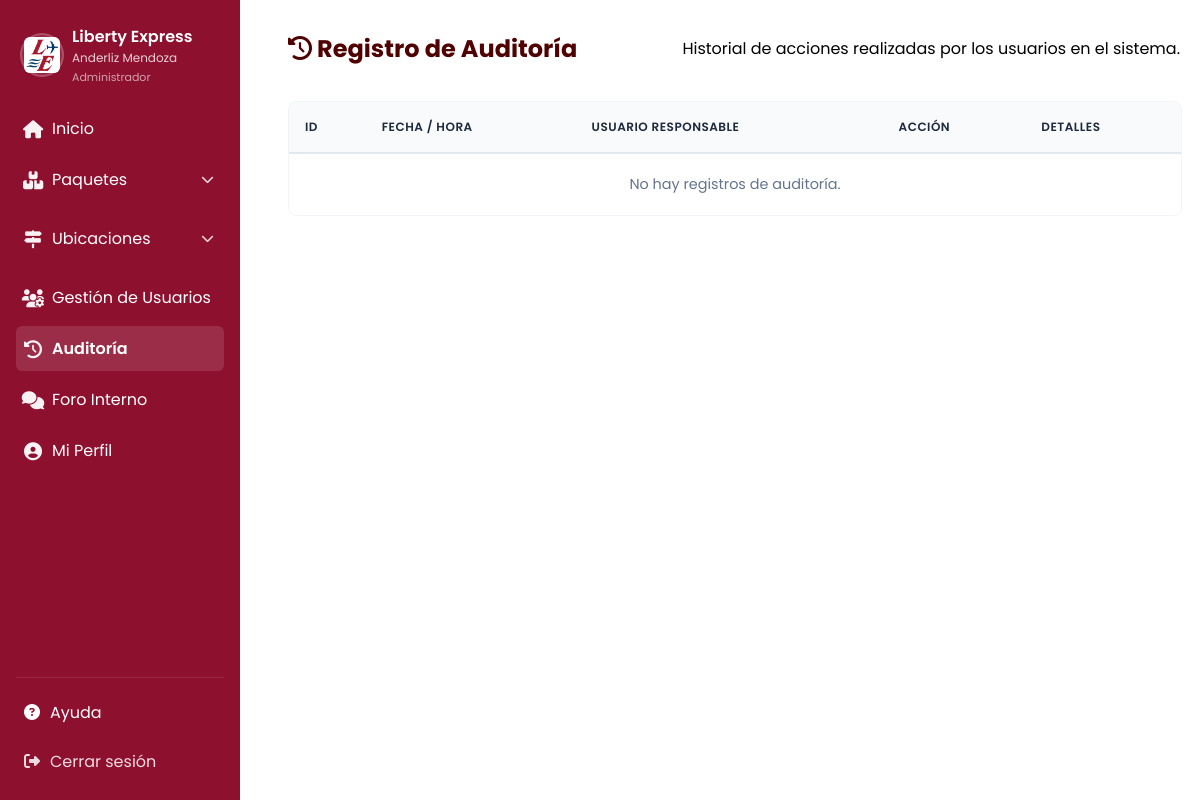
The page /auditoria.php (signed in) on the database as committed earlier.
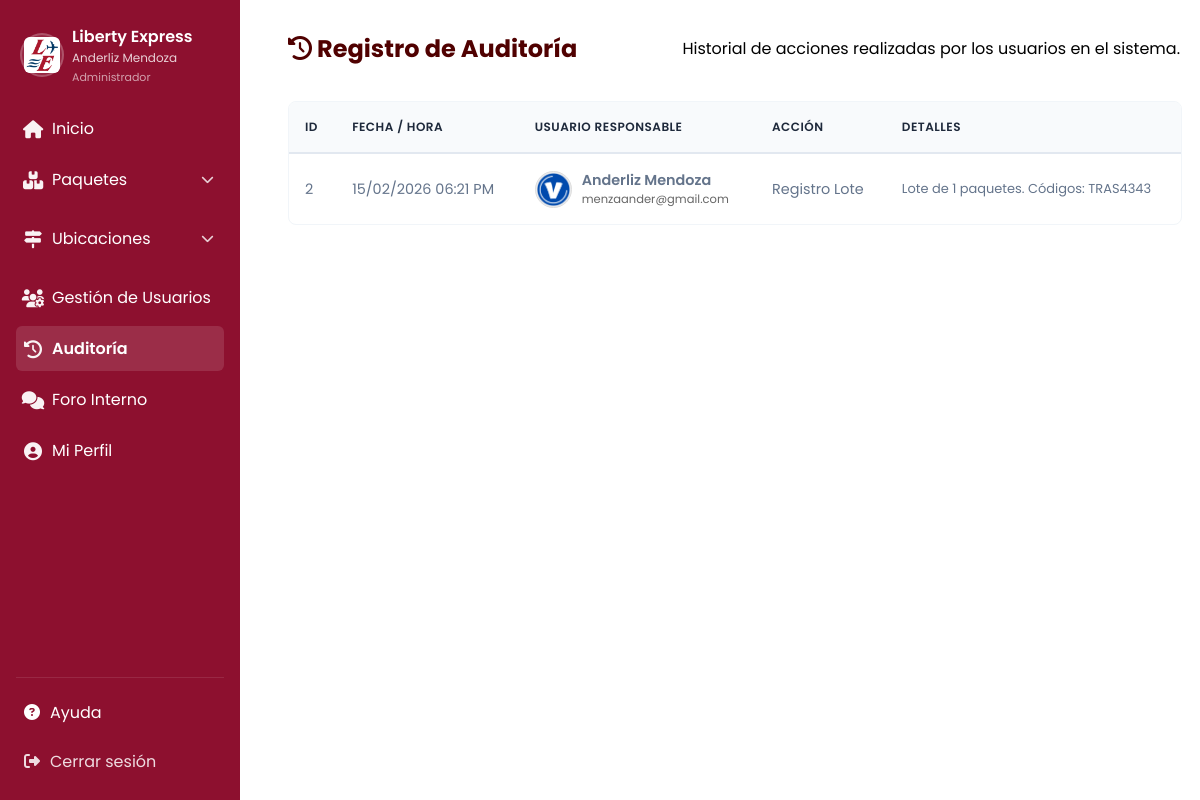
The same page on the database as committed later.
### tables this page shows
CREATE TABLE `auditoria` (
  `id` int(11) NOT NULL,
  `fecha` datetime DEFAULT current_timestamp(),
  `usuario_id` int(11) DEFAULT NULL,
  `accion` varchar(50) DEFAULT NULL,
  `detalles` text DEFAULT NULL,
  `ip` varchar(45) DEFAULT NULL
);

CREATE TABLE `usuario` (
  `id` int(11) NOT NULL,
  `nombre` varchar(30) NOT NULL,
  `apellido` varchar(30) NOT NULL,
  `turno` int(11) NOT NULL,
  `correo` varchar(255) NOT NULL,
  `contraseña` varchar(100) NOT NULL,
  `estado` int(11) NOT NULL,
  `rol_id` int(11) NOT NULL,
  `requiere_cambio` int(1) NOT NULL DEFAULT 1,
  `token_password` varchar(100) DEFAULT NULL,
  `token_expiracion` datetime DEFAULT NULL,
  `reset_token` varchar(255) DEFAULT NULL,
  `reset_expira` datetime DEFAULT NULL,
  `foto_perfil` varchar(255) DEFAULT NULL
);

### auditoria.php (the view, shortened to what this page needs)
<?php
include($_SERVER['DOCUMENT_ROOT'] . '/liberty/app/db/connect.php');
$registros_por_pagina = 15;
$pagina_actual = isset($_GET['pag']) ? (int)$_GET['pag'] : 1;
$offset = ($pagina_actual - 1) * $registros_por_pagina;
$sql = "SELECT a.*, u.nombre, u.apellido, u.correo, u.foto_perfil
        FROM auditoria a
        LEFT JOIN usuario u ON a.usuario_id = u.id
        ORDER BY a.fecha DESC
        LIMIT :limit OFFSET :offset";
$stmt = $conn->prepare($sql);
$stmt->bindValue(':limit', $registros_por_pagina, PDO::PARAM_INT);
$stmt->bindValue(':offset', $offset, PDO::PARAM_INT);
$stmt->execute();
$logs = $stmt->fetchAll(PDO::FETCH_OBJ);
?>
<!DOCTYPE html>
<html lang="es">
<head>
    <link rel="stylesheet" href="/liberty/app/assets/css/tables.css">
    <link rel="stylesheet" href="/liberty/app/assets/css/sidebar.css">
    <link rel="stylesheet" href="https://cdnjs.cloudflare.com/ajax/libs/font-awesome/6.4.0/css/all.min.css">
</head>
<body>
    <div class="app-wrap">
        <?php include($_SERVER['DOCUMENT_ROOT'] . '/liberty/app/includes/menu.php'); ?>
        <main class="main-content">
            <div class="table-header">
                <h1><i class="fas fa-history"></i> Registro de Auditoría</h1>
                <p>Historial de acciones realizadas por los usuarios en el sistema.</p>
            </div>
            <div class="table-responsive">
                <table class="data-table">
                    <thead>
                        <tr>
                            <th>ID</th>
                            <th>Fecha / Hora</th>
                            <th>Usuario Responsable</th>
                            <th>Acción</th>
                            <th>Detalles</th>
                        </tr>
                    </thead>
                    <tbody>
                        <?php if (empty($logs)): ?>
                            <tr><td colspan="5" style="text-align: center; padding: 20px;">No hay registros de auditoría.</td></tr>
                        <?php else: ?>
                            <?php foreach ($logs as $log): ?>
                                <tr>
                                    <td><?php echo $log->id; ?></td>
                                    <td style="white-space: nowrap;"><?php echo date('d/m/Y h:i A', strtotime($log->fecha)); ?></td>
                                    <td>
                                        <div class="audit-user">
                                            <?php if (!empty($log->foto_perfil) && file_exists($_SERVER['DOCUMENT_ROOT'] . '/liberty/app/assets/uploads/perfiles/' . $log->foto_perfil)): ?>
                                                <img src="/liberty/app/assets/uploads/perfiles/<?php echo $log->foto_perfil; ?>" class="audit-avatar" alt="Foto">
                                            <?php else: ?>
                                                <div class="audit-avatar-initials">
                                                    <?php echo strtoupper(substr($log->nombre ?? '?', 0, 1)); ?>
                                                </div>
                                            <?php endif; ?>
                                            <div>
                                                <div style="font-weight: 600;"><?php echo htmlspecialchars(($log->nombre ?? 'Usuario') . ' ' . ($log->apellido ?? 'Eliminado')); ?></div>
                                                <div style="font-size: 0.8em; color: #666;"><?php echo htmlspecialchars($log->correo ?? '---'); ?></div>
                                            </div>
                                        </div>
                                    </td>
                                    <td><span class="badge badge-info"><?php echo htmlspecialchars($log->accion); ?></span></td>
                                    <td style="font-size: 0.9em; max-width: 400px;"><?php echo htmlspecialchars($log->detalles); ?></td>
                                </tr>
                            <?php endforeach; ?>
                        <?php endif; ?>
                    </tbody>
                </table>
            </div>
        </main>
    </div>
</body>
</html>

Rows that differ between the two databases and show on the page:
added auditoria: id "2", fecha "15/02/2026 06:21 PM", usuario.foto_perfil (picture), usuario.apellido "Anderliz Mendoza", usuario.correo "menzaander@gmail.com", accion "Registro Lote", detalles "Lote de 1 paquetes. Códigos: TRAS4343"
Other text that changed with them:
text no longer shown: "No hay registros de auditoría."
